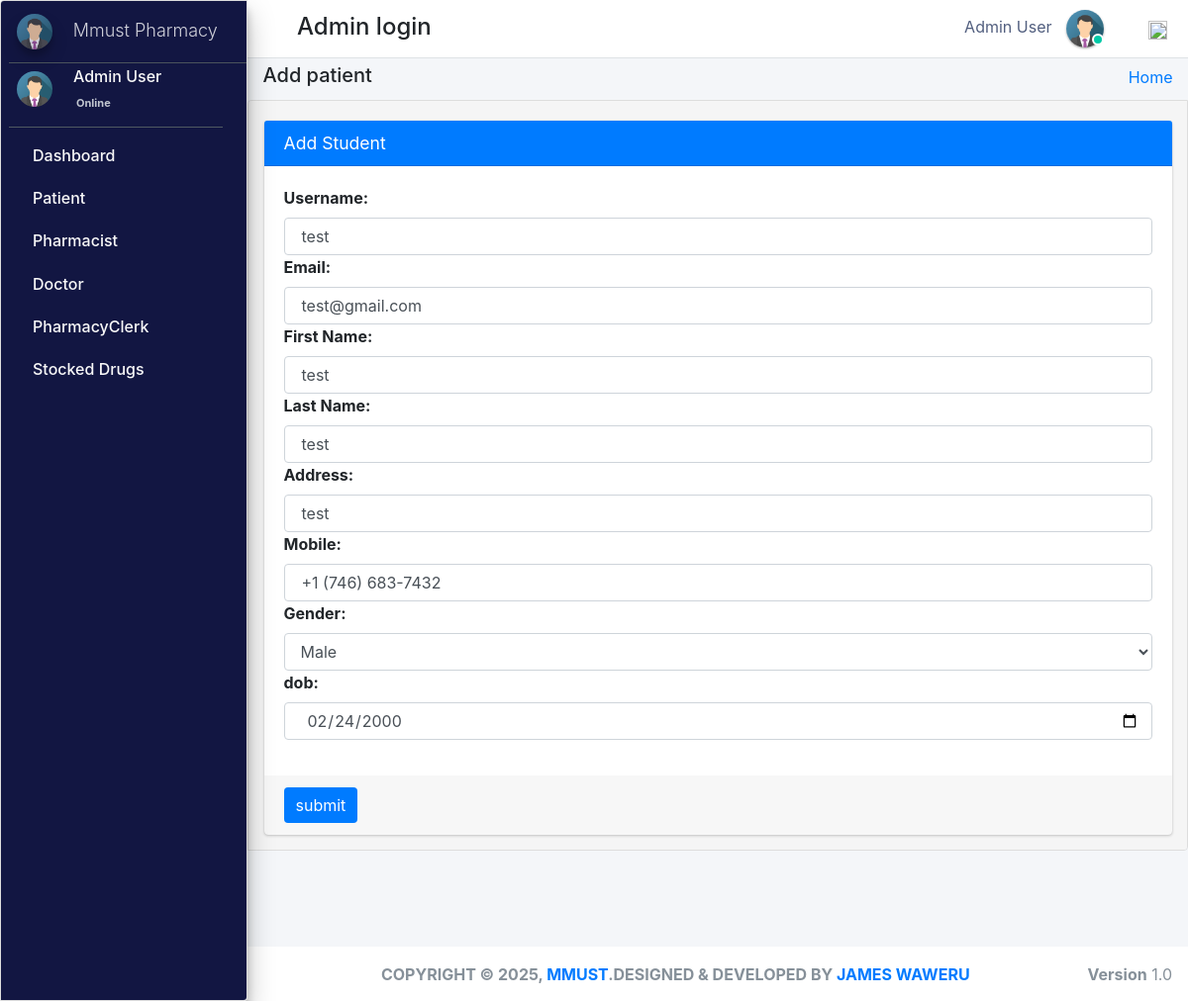
/admin_user/edit_patient/8/ (signed in), run on an earlier commit of the app's database.
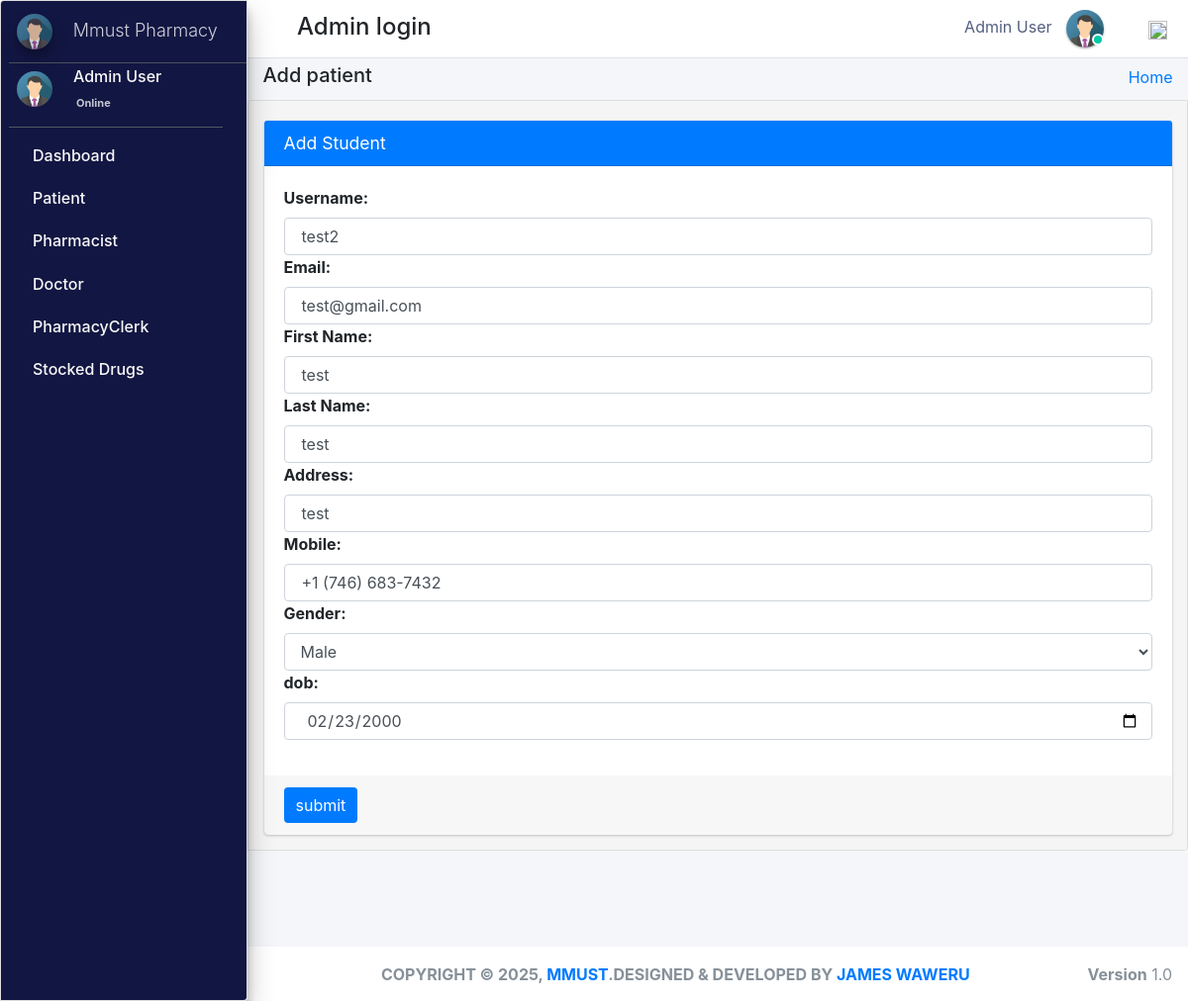
And on a later commit of the database.
### pharmacy/models.py (models this page shows, shortened)
class CustomUser(AbstractUser):
    user_type_data = ((1, "AdminHOD"), (2, "Pharmacist"), (3, "Doctor"), (4, "PharmacyClerk"),(5, "Patients"))
    user_type = models.CharField(default=1, choices=user_type_data, max_length=10)

class Patients(models.Model):
    gender_category=(
        ('Male','Male'),
        ('Female','Female'),
    )
    admin = models.OneToOneField(CustomUser,null=True, on_delete = models.CASCADE)
    reg_no=models.CharField(max_length=30,null=True,blank=True,unique=True)
    gender=models.CharField(max_length=7,null=True,blank=True,choices=gender_category)
    first_name=models.CharField(max_length=20,null=True,blank=True)
    last_name=models.CharField(max_length=20,null=True,blank=True)
    dob=models.DateTimeField(auto_now_add= False, auto_now=False,null=True,blank=True)
    phone_number=models.CharField(max_length=10,null=True,blank=True)
    profile_pic=models.ImageField(default="patient.jpg",null=True,blank=True)
    age= models.IntegerField(default='0', blank=True, null=True)
    address=models.CharField(max_length=300,null=True,blank=True)
    date_admitted=models.DateTimeField(auto_now_add=True, auto_now=False)
    last_updated = models.DateTimeField(auto_now_add=False, auto_now=True)

### pharmacy/HODViews.py (the view, shortened to what this page needs)
# urls.py: path('admin_user/edit_patient/<patient_id>/',HODViews.edit_patient,name='edit_patient'),
def edit_patient(request,patient_id):
    request.session['patient_id'] = patient_id
    patient = Patients.objects.get(admin=patient_id)
    form = EditPatientForm()
    form.fields['email'].initial = patient.admin.email
    form.fields['username'].initial = patient.admin.username
    form.fields['first_name'].initial = patient.first_name
    form.fields['last_name'].initial = patient.last_name
    form.fields['address'].initial = patient.address
    form.fields['gender'].initial = patient.gender
    form.fields['phone_number'].initial = patient.phone_number
    form.fields['dob'].initial = patient.dob
    context = {
        "id": patient_id,
        "form": form,
        "title":"Edit Patient"
    }
    return render(request, "hod_templates/edit_patient.html", context)

### pharmacy/forms.py
class EditPatientForm(forms.Form):
    username = forms.CharField(label="Username", max_length=50, widget=forms.TextInput(attrs={"class":"form-control"}))
    email = forms.EmailField(label="Email", max_length=50, widget=forms.EmailInput(attrs={"class":"form-control"}))
    first_name = forms.CharField(label="First Name", max_length=50, widget=forms.TextInput(attrs={"class":"form-control"}))
    last_name = forms.CharField(label="Last Name", max_length=50, widget=forms.TextInput(attrs={"class":"form-control"}))
    address = forms.CharField(label="Address", max_length=50, widget=forms.TextInput(attrs={"class":"form-control"}))
    phone_number = forms.CharField(label="Mobile", max_length=50, widget=forms.TextInput(attrs={"class":"form-control"}))
    gender_list = (
        ('Male','Male'),
        ('Female','Female')
    )
    gender = forms.ChoiceField(label="Gender", choices=gender_list, widget=forms.Select(attrs={"class":"form-control"}))
    dob= forms.DateField(label="dob", widget=DateInput(attrs={"class":"form-control"}))

### pharmacy/templates/hod_templates/edit_patient.html (shortened to what this page needs)
{% extends 'hod_templates/base_template.html'%} {% load crispy_forms_tags %} {% block page_title %}
<h5>Add patient</h5>
{% endblock page_title %} {% block main_content %}
<section class="content">
    <div class="container-fluid">
        <div class="row">
            <div class="col-md-12">
                <div class="card card-primary">
                    <div class="card-header">
                        <h3 class="card-title">Add Student</h3>
                    </div>
                    <form role="form" method="POST" action="" enctype="multipart/form-data">
                        <div class="card-body">
                            <div class="form-group">
                                {% for field in form %}
                                {{ field.label_tag }} {{ field }} {% endfor %}
                            </div>
                        </div>
                        <div class="card-footer">
                            <button type="submit" class="btn btn-primary">submit</button>
                        </div>
                    </form>
                </div>
            </div>
        </div>
    </div>
</section>
{% endblock main_content %}

What changed in the data, as far as the page shows it:
changed CustomUser "test@gmail.com": username "test" → "test2"
changed Patients "test": dob "02/24/2000" → "02/23/2000"
